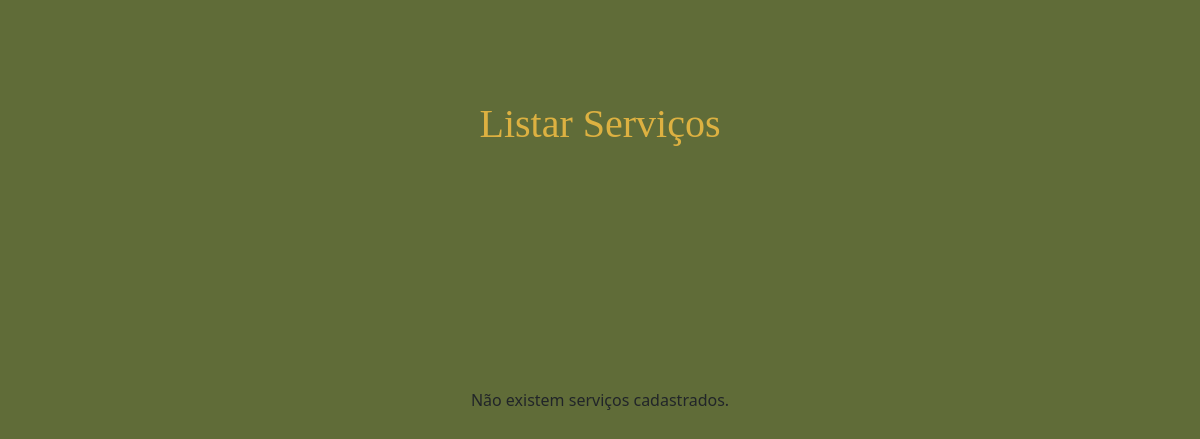
The app's page /listarServicos.php, older data.
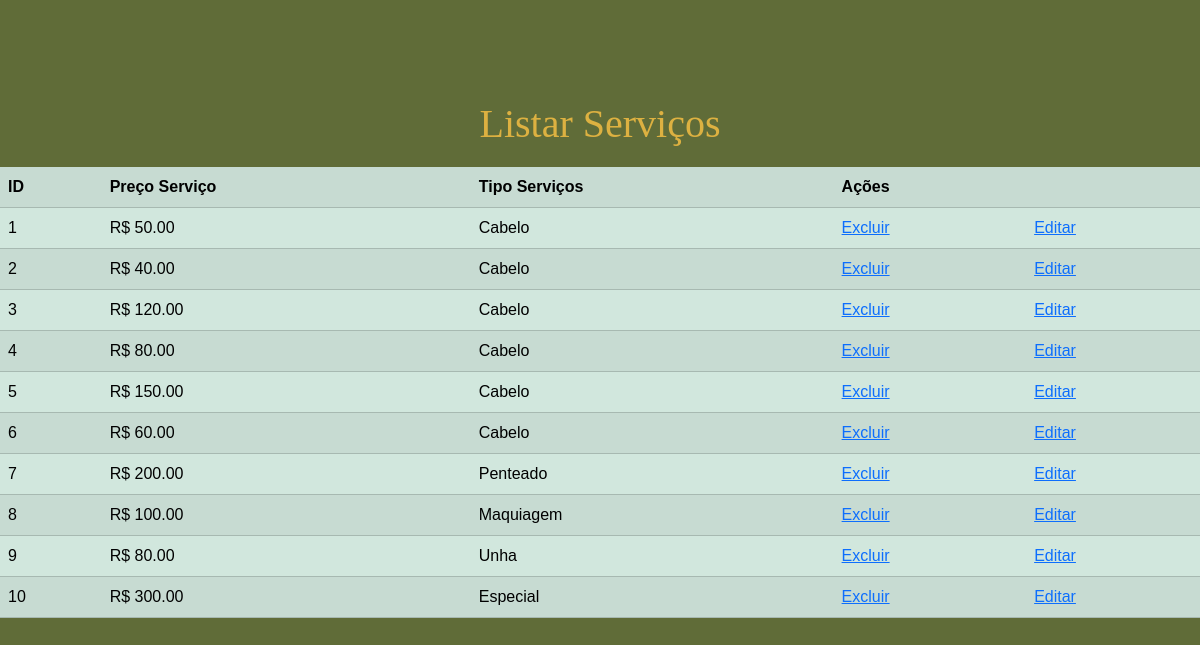
The same page, newer data.
### tables this page shows
CREATE TABLE IF NOT EXISTS `tb_servico` (
  `idservico` INT NOT NULL AUTO_INCREMENT,
  `preco_servico` DECIMAL(10,2) NOT NULL,
  `tipo_servico` VARCHAR(10) NOT NULL,
  `descricao_servico` VARCHAR(800) NOT NULL,
  `foto` VARCHAR(255) NOT NULL,
  PRIMARY KEY (`idservico`)
);

### codigo/funcoes.php (called while the page is built, shortened)
<?php
function listarServico($conexao, $tipo_servico = "") {
    if ($tipo_servico == "") {
        $sql = "SELECT * FROM tb_servico";
        $comando = mysqli_prepare($conexao, $sql);
    }
    else {
        $sql = "SELECT * FROM tb_servico WHERE tipo_servico = ?";
        $comando = mysqli_prepare($conexao, $sql);
        mysqli_stmt_bind_param($comando, 's', $tipo_servico);
    }
    mysqli_stmt_execute($comando);
    $resultados = mysqli_stmt_get_result($comando);
    $lista_servicos = [];
    while ($servico = mysqli_fetch_assoc($resultados)) {
        $lista_servicos[] = $servico;
    }
    return $lista_servicos;
};

### public/listarServicos.php (the view, shortened to what this page needs)
<!DOCTYPE html>
<html lang="en">
<head>
    <link rel="stylesheet" href="css/style.css">
    <link href="https://cdn.jsdelivr.net/npm/bootstrap@5.3.2/dist/css/bootstrap.min.css" rel="stylesheet">
</head>
<body class="fundo-verde">
    <h1 id="h1arrumado">Listar Serviços</h1>
     <?php
    require_once "../codigo/conexao.php";
    require_once "../codigo/funcoes.php";
    $lista_servicos = listarServico($conexao);
    if (count($lista_servicos) == 0) {
        echo "Não existem serviços cadastrados.";
    } else {
    ?>
        <table class="table table-success table-striped">
            <tr>
                <th>ID</th>
                <th>Preço Serviço</th>
                <th>Tipo Serviços</th>
                <th colspan="2">Ações</th>
            </tr>
            <?php
            foreach ($lista_servicos as $servico) {
                $id = $servico['idservico'];
                $preco_servico = $servico['preco_servico'];
                $tipo_servico = $servico['tipo_servico'];
                echo "<tr>";
                echo "<td>$id</td>";
                echo "<td>R$ $preco_servico</td>";
                echo "<td>$tipo_servico</td>";
                echo "<td><a href='deletarServico.php?id=$id'>Excluir</a></td>";
                echo "<td><a href='editarServico.php?id=$id'>Editar</a></td>";
                echo "</tr>";
            }
            ?>
        </table>
    <?php
    }
    ?>
</body>
</html>

### public/css/style.css (style rules this page uses)
* { margin: 0; padding: 0; box-sizing: border-box; font-family: Arial, sans-serif; }
body { background-color: #fdf9f4; display: flex; justify-content: center; align-items: center; height: 100vh; }
.fundo-verde { background-color: rgb(96,108,56); }
#h1arrumado { position: absolute; top: 100px; font-family: lamoric; color: #ddb141; cursor: default; }

Row changes from the older to the newer data that the page shows:
added tb_servico: idservico "1", preco_servico "50.00", tipo_servico "Cabelo"
added tb_servico: idservico "2", preco_servico "40.00", tipo_servico "Cabelo"
added tb_servico: idservico "3", preco_servico "120.00", tipo_servico "Cabelo"
added tb_servico: idservico "4", preco_servico "80.00", tipo_servico "Cabelo"
added tb_servico: idservico "5", preco_servico "150.00", tipo_servico "Cabelo"
added tb_servico: idservico "6", preco_servico "60.00", tipo_servico "Cabelo"
added tb_servico: idservico "7", preco_servico "200.00", tipo_servico "Penteado"
added tb_servico: idservico "8", preco_servico "100.00", tipo_servico "Maquiagem"
added tb_servico: idservico "9", preco_servico "80.00", tipo_servico "Unha"
added tb_servico: idservico "10", preco_servico "300.00", tipo_servico "Especial"
Text that changed along with them:
text no longer shown: "Não existem serviços cadastrados."
text now shown: "ID Preço Serviço Tipo Serviços Ações"
